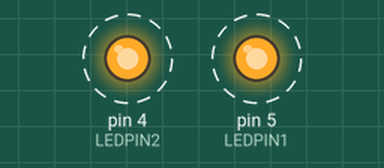
Simulated run of this sketch. Board: Arduino Uno, built with avr-gcc and run on an emulated ATmega328P. On the bench: output pins drawn as LEDs (lit = HIGH). Dashed ring = blinking.

Above: at 0.35 s.
Timing chart, 0 to 3.0 s (numbered marks = the images above):
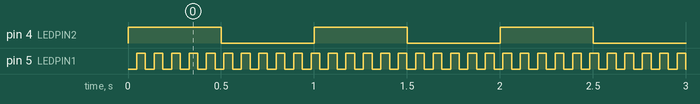

Measured:
- by itself, pin 4 (LEDPIN2): alternates HIGH for 0.50 s and LOW for 0.50 s
- by itself, pin 5 (LEDPIN1): alternates HIGH for 0.05 s and LOW for 0.05 s

The sketch:

Timers_And_Delays.ino
```cpp
const int LEDPIN1 = 5;
const int LEDPIN2 = 4;
int timer1_counter;

void setup()
{
  pinMode(LEDPIN1, OUTPUT);
  pinMode(LEDPIN2, OUTPUT);

  // initialize timer1
  noInterrupts();           // disable all interrupts
  TCCR1A = 0;
  TCCR1B = 0;

  int hertz = 16;

  // Set timer1_counter to the correct value for our interrupt interval
  timer1_counter = 65536 - (12000000 / 256 / hertz);

  TCNT1 = timer1_counter;   // preload timer
  TCCR1B |= (1 << CS12);    // 256 prescaler
  TIMSK1 |= (1 << TOIE1);   // enable timer overflow interrupt
  interrupts();             // enable all interrupts
}

ISR(TIMER1_OVF_vect)        // interrupt service routine
{
  TCNT1 = timer1_counter;   // preload timer
  digitalWrite(LEDPIN1, digitalRead(LEDPIN1) ^ 1);
}

void loop()
{
  digitalWrite(LEDPIN2, digitalRead(LEDPIN2) ^ 1);
  delay(500);
}
```
